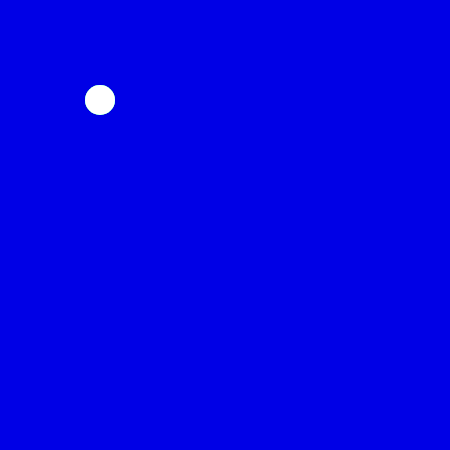
Frame 1 (no input)
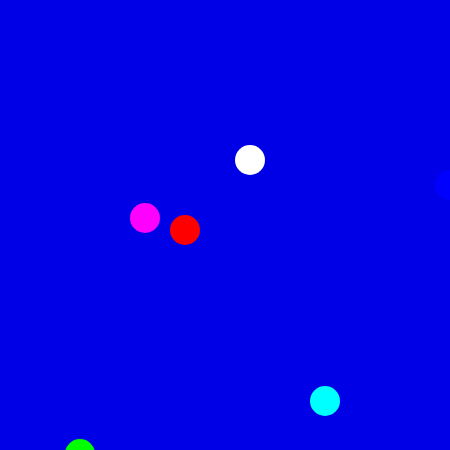
Frame 60 (no input)
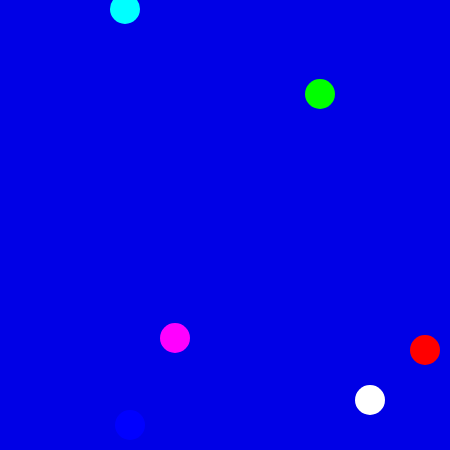
Frame 120 (the mouse pressed at the canvas centre since frame 60)

The p5.js sketch that drew these frames (run headless with seeded random() and noise() and a simulated clock; from frame 60 on, the mouse is pressed at the canvas centre):

// p5.js sketch
// ── sketch.js
var bouncer;
var rebounder;
var hunter;
var runner;
var walker;
var sitter;

function setup() {
  createCanvas(450, 450);
  bouncer = new ColoredBouncyBalls (5, -10);
  rebounder = new ColoredBouncyBalls (10, 5);
  shooter = new ColoredBouncyBalls (15, -2)
  runner = new ColoredBouncyBalls (20, -6);
  walker = new ColoredBouncyBalls (25, -7);
  sitter = new ColoredBouncyBalls (30, -60);
}

function draw() {
  background(0,0,230);
  bouncer.show();
  bouncer.move();
  bouncer.bounce();
  rebounder.show2();
  rebounder.move();
  rebounder.bounce();
  shooter.show3();
  shooter.move();
  shooter.bounce();
  runner.show4();
  runner.move();
  runner.bounce();
  walker.show5();
  walker.move();
  walker.bounce();
  sitter.show6();
  sitter.move();
  sitter.bounce();
}
// ── Colored Bouncy Balls.js
class ColoredBouncyBalls {
  constructor(xSpeed, ySpeed) {
    this.pos = createVector(100, 100);
    this.vel = createVector(xSpeed, ySpeed);
  }

  show() {
    fill(255, 0, 0);
    noStroke();
    circle(this.pos.x, this.pos.y, 30);
  }
  
  show2() {
    fill(0,0,255);
    noStroke();
    circle(this.pos.x, this.pos.y, 30);
  }
  
  show3(){
    fill(255,0,255);
    noStroke();
    circle(this.pos.x, this.pos.y, 30);
  }
  
  show4(){
    fill(0,255,0);
    noStroke();
    circle(this.pos.x, this.pos.y, 30);
  }
  
  show5(){
    fill(0,255,255);
    noStroke();
    circle(this.pos.x, this.pos.y, 30);
  }
  
  show6(){
    fill('0BFFC7');
    noStroke();
    circle(this.pos.x, this.pos.y, 30);
  }

  move() {
    this.pos.sub(this.vel);
  }

  bounce() {
    if (this.pos.x > width || this.pos.x < 0) this.vel.x *= -1;
    if (this.pos.y > height || this.pos.y < 0) this.vel.y *= -1;
  }
}
